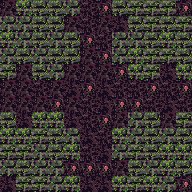

This game map was drawn from its Tiled (.tmx) file and the tilesets committed beside it. A one-line description and the full map source follow:
An orthogonal 12x12 tile map with 16x16 px tiles, 1 tile layer (tile) and 17 objects.

<map version="1.0" tiledversion="1.1.2" orientation="orthogonal" renderorder="right-down" width="12" height="12" tilewidth="16" tileheight="16" infinite="0" nextobjectid="58">
 <tileset firstgid="1" source="tileset.tsx" />
 <layer name="tile" width="12" height="12">
  <data encoding="csv">
23,21,19,19,18,25,22,19,20,20,20,22,
18,18,19,19,23,25,23,24,19,20,19,20,
21,18,19,18,19,22,25,18,18,19,21,19,
18,19,18,19,19,23,22,18,21,20,20,19,
20,23,19,18,23,23,23,22,21,20,24,21,
23,23,25,23,24,22,24,25,25,22,25,22,
23,23,23,22,23,25,24,22,22,25,24,25,
19,24,21,21,8,25,22,23,18,19,23,20,
21,21,20,19,18,24,25,21,18,19,18,19,
20,20,18,19,21,25,24,18,20,19,21,21,
18,19,18,18,22,22,22,23,19,18,21,19,
24,20,20,18,21,24,24,21,20,21,18,22
</data>
 </layer>
 <objectgroup name="creature">
  <object id="47" gid="245" x="48" y="96" width="16" height="16">
   <properties>
    <property name="probability" value="8" />
   </properties>
  </object>
  <object id="48" gid="245" x="144" y="112" width="16" height="16">
   <properties>
    <property name="probability" value="8" />
   </properties>
  </object>
  <object id="51" gid="244" x="96" y="48" width="16" height="16">
   <properties>
    <property name="probability" value="8" />
   </properties>
  </object>
  <object id="52" gid="244" x="80" y="160" width="16" height="16">
   <properties>
    <property name="probability" value="8" />
   </properties>
  </object>
  <object id="53" gid="253" x="176" y="112" width="16" height="16">
   <properties>
    <property name="probability" value="8" />
   </properties>
  </object>
  <object id="54" gid="253" x="0" y="96" width="16" height="16">
   <properties>
    <property name="probability" value="8" />
   </properties>
  </object>
  <object id="55" gid="246" x="80" y="112" width="16" height="16">
   <properties>
    <property name="probability" value="8" />
   </properties>
  </object>
  <object id="56" gid="246" x="96" y="96" width="16" height="16">
   <properties>
    <property name="probability" value="8" />
   </properties>
  </object>
  <object id="57" gid="246" x="96" y="112" width="16" height="16">
   <properties>
    <property name="probability" value="8" />
   </properties>
  </object>
 </objectgroup>
 <objectgroup name="furniture">
  <object id="39" gid="53" x="16" y="80" width="16" height="16" />
  <object id="40" gid="53" x="16" y="128" width="16" height="16" />
  <object id="41" gid="53" x="64" y="176" width="16" height="16" />
  <object id="42" gid="53" x="112" y="176" width="16" height="16" />
  <object id="43" gid="53" x="160" y="128" width="16" height="16" />
  <object id="44" gid="53" x="160" y="80" width="16" height="16" />
  <object id="45" gid="53" x="112" y="32" width="16" height="16" />
  <object id="46" gid="53" x="64" y="32" width="16" height="16" />
 </objectgroup>
 <objectgroup name="description" />
</map>
